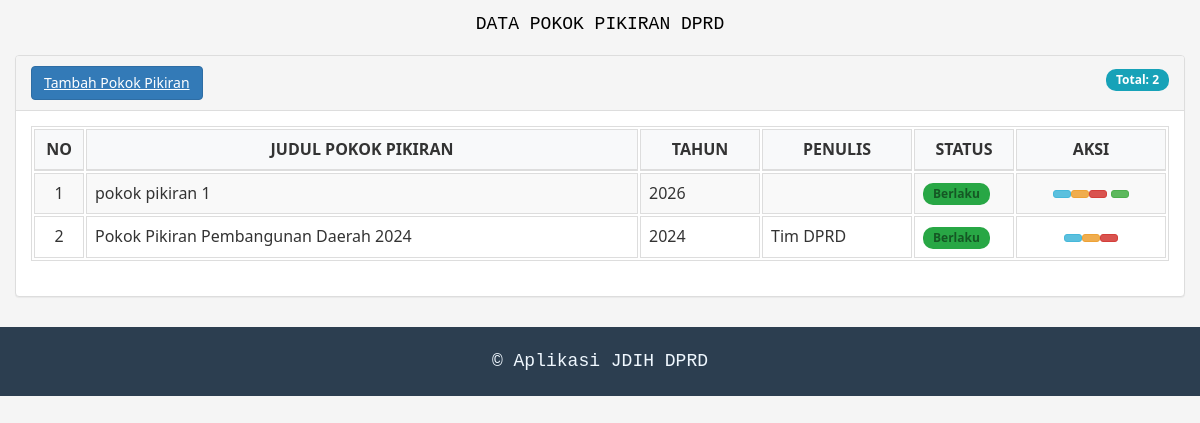
Screenshot of /panel_control/pokok-pikiran-dprd.php (signed in) with the database file from the repository.
### tables this page shows
CREATE TABLE `monografi` (
  `id_monografi` int(11) NOT NULL,
  `judul` varchar(255) NOT NULL,
  `jenis_monografi` varchar(100) NOT NULL,
  `tanggal_pembuatan` date NOT NULL,
  `tahun_terbit` year(4) DEFAULT NULL,
  `penulis` varchar(200) DEFAULT NULL,
  `penerbit` varchar(200) DEFAULT NULL,
  `isbn` varchar(50) DEFAULT NULL,
  `bidang_hukum` varchar(100) DEFAULT NULL,
  `jumlah_halaman` int(11) DEFAULT NULL,
  `deskripsi` text DEFAULT NULL,
  `status` enum('Berlaku','Tidak Berlaku','Draft') DEFAULT 'Berlaku',
  `bahasa` varchar(50) DEFAULT 'Indonesia',
  `file_pdf` varchar(255) DEFAULT NULL,
  `thumbnail` varchar(255) DEFAULT NULL,
  `created_at` timestamp NULL DEFAULT current_timestamp(),
  `updated_at` timestamp NULL DEFAULT NULL ON UPDATE current_timestamp(),
  `id_user` varchar(50) DEFAULT NULL
);

### panel_control/pokok-pikiran-dprd.php (the view, shortened to what this page needs)
<?php
include "a_db.php";
$aksi = isset($_GET['aksi']) ? $_GET['aksi'] : '';
if ($aksi == ''){
?>
<!DOCTYPE html>
<html>
<head>
    <link rel="stylesheet" href="style-admin.css">
</head>
<body>
    <div class="container-fluid">
        <h4 style='padding-top:15px; text-align:center;'>
            <font face="Courier New" color="#000000" size="4">
                DATA POKOK PIKIRAN DPRD
            </font>
        </h4>
        <div class="col-md-12">
            <div class="panel panel-default">
                <div class="panel-heading clearfix">
                    <?php if ($_SESSION['level'] == 'user_admin' || $_SESSION['level'] == 'user_input'): ?>
                        <a href='http://localhost/jdihcilacap_pasang_2026/panel_control/index.php?page=monografi&aksi=tambah' class='btn btn-primary'>
                            <i class='fa fa-plus'></i> Tambah Pokok Pikiran
                        </a>
                    <?php endif; ?>
                    <div class="pull-right">
                        <span class="badge badge-info">Total:
                            <?php
                            $count_query = "SELECT COUNT(*) as total FROM monografi WHERE jenis_monografi = 'Pokok Pikiran'";
                            $count_result = mysqli_query($koneksi, $count_query);
                            $count_data = mysqli_fetch_assoc($count_result);
                            echo $count_data['total'];
                            ?>
                        </span>
                    </div>
                </div>
                <div class="panel-body">
                    <div class="table-responsive">
                        <table class="table table-bordered table-striped">
                            <thead>
                                <tr>
                                    <th width="50">NO</th>
                                    <th>JUDUL POKOK PIKIRAN</th>
                                    <th width="120">TAHUN</th>
                                    <th width="150">PENULIS</th>
                                    <th width="100">STATUS</th>
                                    <th width="150" class="text-center">AKSI</th>
                                </tr>
                            </thead>
                            <tbody>
                            <?php
                            if ($_SESSION['level'] == 'user_admin'){
                                $query = "SELECT * FROM monografi WHERE jenis_monografi = 'Pokok Pikiran' ORDER BY id_monografi DESC";
                            } else {
                                $user_id = mysqli_real_escape_string($koneksi, $_SESSION['login']);
                                $query = "SELECT * FROM monografi WHERE id_user = '$user_id' AND jenis_monografi = 'Pokok Pikiran' ORDER BY id_monografi DESC";
                            }
                            $result = mysqli_query($koneksi, $query);
                            if(mysqli_num_rows($result) > 0) {
                                $no = 1;
                                while ($data = mysqli_fetch_assoc($result)){
                                    $status_badge = "";
                                    if ($data['status'] == 'Berlaku') {
                                        $status_badge = "<span class='badge badge-success'>{$data['status']}</span>";
                                    } elseif ($data['status'] == 'Tidak Berlaku') {
                                        $status_badge = "<span class='badge badge-danger'>{$data['status']}</span>";
                                    } else {
                                        $status_badge = "<span class='badge badge-warning'>{$data['status']}</span>";
                                    }
                                    echo "<tr>
                                            <td class='text-center'>$no</td>
                                            <td>{$data['judul']}</td>
                                            <td>{$data['tahun_terbit']}</td>
                                            <td>{$data['penulis']}</td>
                                            <td>$status_badge</td>
                                            <td class='text-center'>";
                                    echo "<a class='btn btn-info btn-xs' href='?page=monografi&aksi=detail&id={$data['id_monografi']}' title='Detail'>
                                            <i class='fa fa-eye'></i>
                                          </a>";
                                    if ($_SESSION['level'] == 'user_admin' || $_SESSION['level'] == 'user_input'){
                                        echo "<a class='btn btn-warning btn-xs' href='http://localhost/jdihcilacap_pasang_2026/panel_control/index.php?page=monografi&aksi=edit&id={$data['id_monografi']}' title='Edit'>
                                                <i class='fa fa-edit'></i>
                                              </a>";
                                    }
                                    if ($_SESSION['level'] == 'user_admin'){
                                        echo "<a class='btn btn-danger btn-xs' href='?page=monografi&aksi=hapus&id={$data['id_monografi']}'
                                              title='Hapus' onclick='return confirm(\"Yakin hapus data ini?\");'>
                                                <i class='fa fa-trash'></i>
                                              </a>";
                                    }
                                    if (!empty($data['file_pdf'])): ?>
                                        <a href="<?php echo $data['file_pdf']; ?>" target="_blank"
                                           class="btn btn-success btn-xs" title="Download PDF">
                                        </a>
                                    <?php endif;
                                    echo "</td></tr>";
                                    $no++;
                                }
                            } else {
                                echo "<tr><td colspan='6' class='text-center'>Belum ada data Pokok Pikiran</td></tr>";
                            }
                            ?>
                            </tbody>
                        </table>
                    </div>
                </div>
            </div>
        </div>
    </div>
</body>
</html>
<?php
} elseif ($aksi == 'edit' && isset($_GET['id'])) {
    $id = $_GET['id'];
    header("Location: http://localhost/jdihcilacap_pasang_2026/panel_control/index.php?page=monografi&aksi=edit&id=$id");
    exit();
} elseif ($aksi == 'tambah') {
    header("Location: http://localhost/jdihcilacap_pasang_2026/panel_control/index.php?page=monografi&aksi=tambah");
    exit();
}
?>
<footer id="footer">
    <div class="text-center clearfix">
        <p>
            <small>
                <font face="Courier New" color="#F0F8FF" size="4">
                    &copy; Aplikasi JDIH DPRD
                </font>
            </small>
        </p>
    </div>
</footer>

### panel_control/style-admin.css (style rules this page uses)
* { margin: 0; padding: 0; box-sizing: border-box; }
body { font-family: 'Segoe UI', Tahoma, Geneva, Verdana, sans-serif; background-color: #f5f5f5; color: #333; line-height: 1.6; }
.container-fluid { padding-right: 15px; padding-left: 15px; margin-right: auto; margin-left: auto; }
h4 { margin-top: 0; margin-bottom: 20px; font-weight: 500; line-height: 1.1; }
.panel { margin-bottom: 20px; background-color: #fff; border: 1px solid transparent; border-radius: 4px; box-shadow: 0 1px 1px rgba(0,0,0,.05); }
.panel-default { border-color: #ddd; }
.panel-heading { padding: 10px 15px; border-bottom: 1px solid transparent; border-top-left-radius: 3px; border-top-right-radius: 3px; background-color: #f5f5f5; border-color: #ddd; color: #333; }
.panel-body { padding: 15px; }
.table { width: 100%; max-width: 100%; margin-bottom: 20px; background-color: transparent; }
.table th, .table td { padding: 8px; line-height: 1.42857143; vertical-align: top; border-top: 1px solid #ddd; }
.table thead th { vertical-align: bottom; border-bottom: 2px solid #ddd; background-color: #f8f9fa; }
.table-striped tbody tr:nth-of-type(odd) { background-color: #f9f9f9; }
.table-bordered { border: 1px solid #ddd; }
.table-bordered th, .table-bordered td { border: 1px solid #ddd; }
.btn { display: inline-block; padding: 6px 12px; margin-bottom: 0; font-size: 14px; font-weight: 400; line-height: 1.42857143; text-align: center; white-space: nowrap; vertical-align: middle; cursor: pointer; user-select: none; background-image: none; border: 1px solid transparent; border-radius: 4px; }
.btn-primary { color: #fff; background-color: #337ab7; border-color: #2e6da4; }
.btn-info { color: #fff; background-color: #5bc0de; border-color: #46b8da; }
.btn-warning { color: #fff; background-color: #f0ad4e; border-color: #eea236; }
.btn-danger { color: #fff; background-color: #d9534f; border-color: #d43f3a; }
.btn-success { color: #fff; background-color: #5cb85c; border-color: #4cae4c; }
.btn-xs { padding: 1px 5px; font-size: 12px; line-height: 1.5; border-radius: 3px; }
.badge { display: inline-block; min-width: 10px; padding: 3px 7px; font-size: 12px; font-weight: 700; line-height: 1; color: #fff; text-align: center; white-space: nowrap; vertical-align: middle; background-color: #777; border-radius: 10px; }
.badge-success { background-color: #d4edda; color: #155724; }
.text-center { text-align: center; }
.pull-right { float: right !important; }
.clearfix::after { content: ""; display: table; clear: both; }
#footer { margin-top: 30px; padding: 20px 0; background-color: #2c3e50; color: #ecf0f1; }
#footer small { font-size: 85%; }

### panel_control/pokok-pikiran-dprd.php (style rules this page uses)
.btn-xs { padding: 3px 8px; font-size: 12px; }
.badge { padding: 5px 10px; }
.badge-success { background: #28a745; }
.badge-info { background: #17a2b8; }

### rows the page displays
monografi: judul "pokok pikiran 1", tahun_terbit "2026", status "Berlaku"
monografi: judul "Pokok Pikiran Pembangunan Daerah 2024", tahun_terbit "2024", penulis "Tim DPRD", status "Berlaku"

### other values shown
$count_data['total'] "2"
